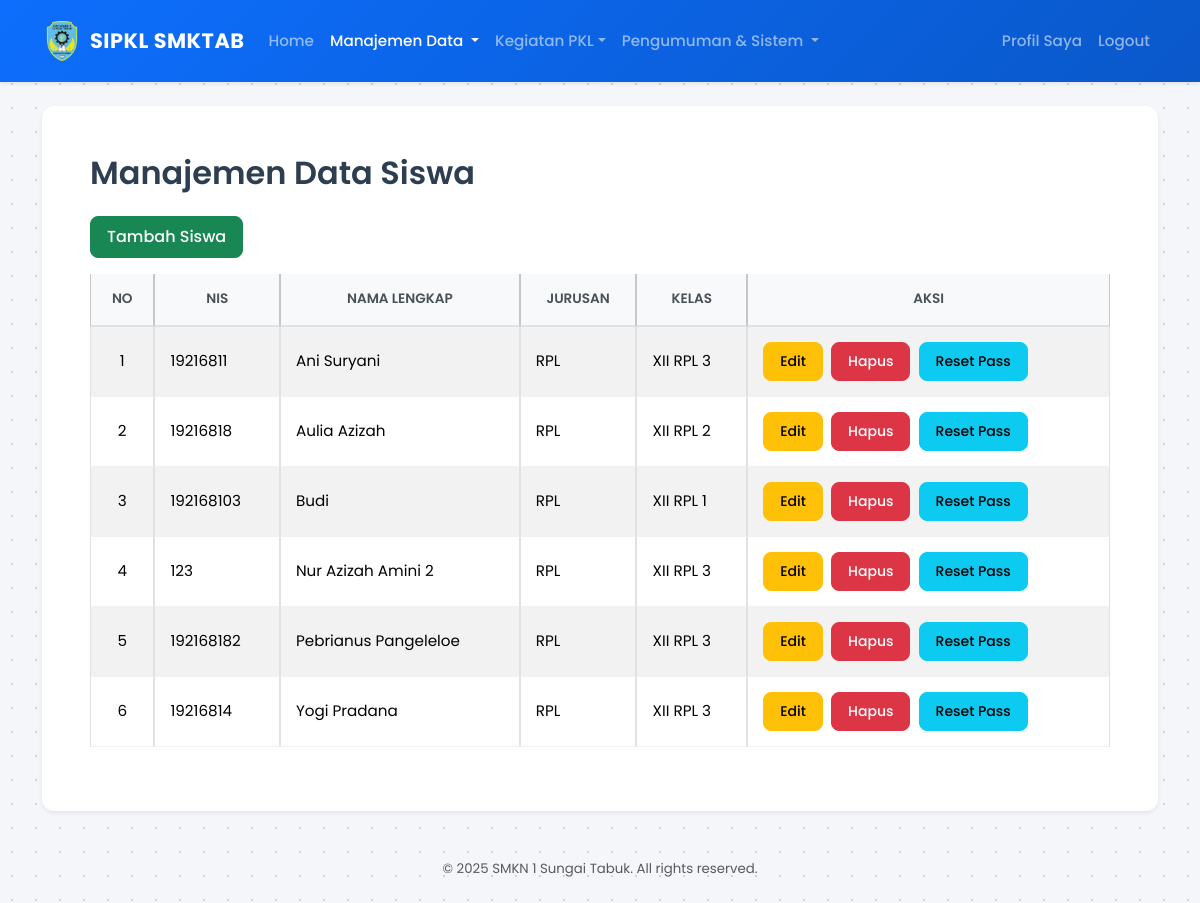
Before: /index.php?page=admin/siswa_data (signed in) with the older database file.
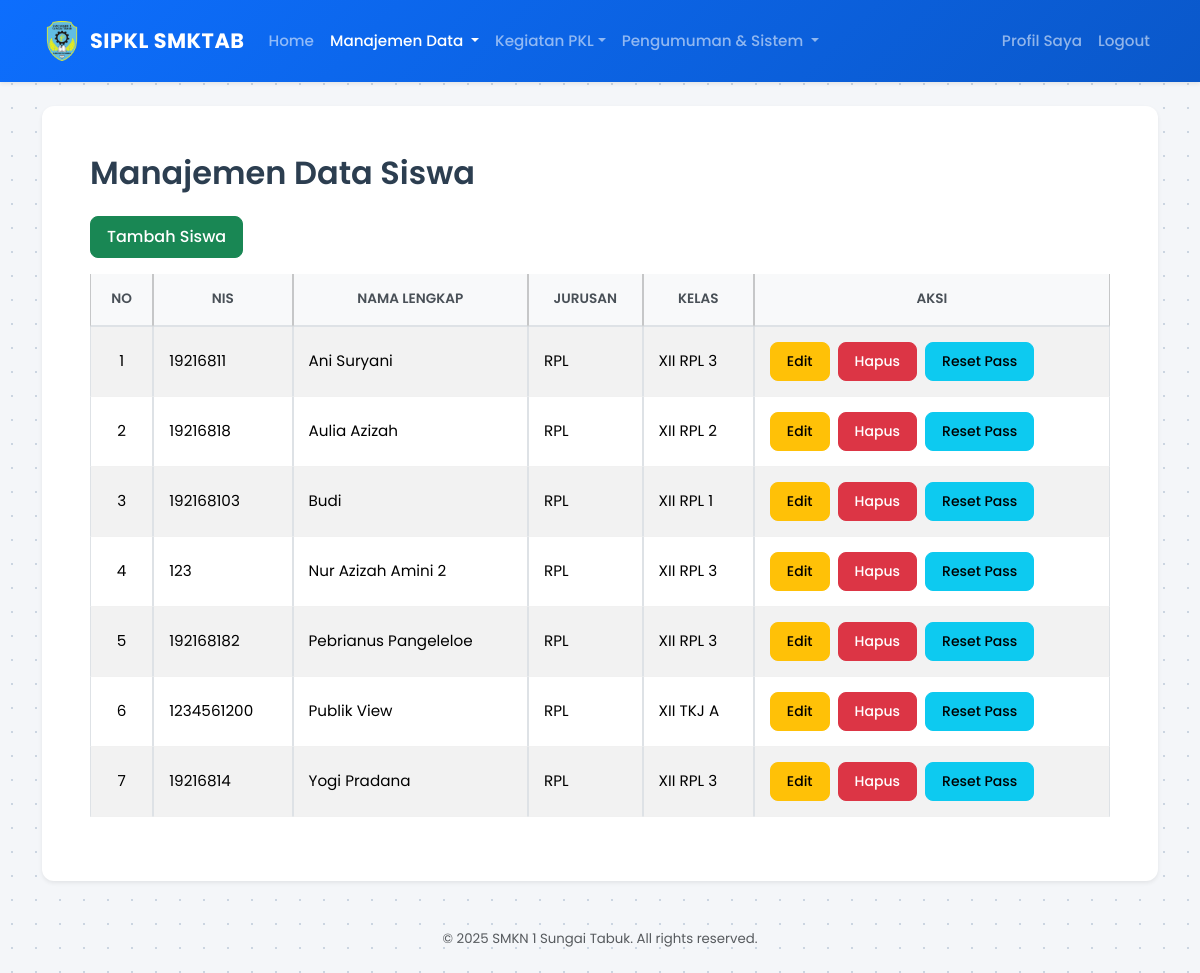
After: the same page with the newer database file.
### tables this page shows
CREATE TABLE `siswa` (
  `id_siswa` int(11) NOT NULL,
  `nis` varchar(20) NOT NULL,
  `nama_lengkap` varchar(100) NOT NULL,
  `jurusan` varchar(50) DEFAULT NULL,
  `kelas` varchar(10) DEFAULT NULL,
  `id_perusahaan` int(11) DEFAULT NULL,
  `id_pembimbing` int(11) DEFAULT NULL
);

### pages/admin/siswa_data.php (the view, shortened to what this page needs)
<?php
try {
    $stmt = $pdo->query("SELECT * FROM siswa ORDER BY nama_lengkap ASC");
    $siswa_list = $stmt->fetchAll(PDO::FETCH_ASSOC);
} catch (PDOException $e) {
    echo "Error: " . $e->getMessage();
    $siswa_list = [];
}
?>
<h2 class="mb-4">Manajemen Data Siswa</h2>
<a href="index.php?page=admin/siswa_tambah" class="btn btn-success mb-3">Tambah Siswa</a>
<div class="table-responsive">
    <table class="table table-striped table-hover table-bordered datatable">
        <thead class="table-light">
            <tr>
                <th class="text-center">No</th>
                <th class="text-center">NIS</th>
                <th class="text-center">Nama Lengkap</th>
                <th class="text-center">Jurusan</th>
                <th class="text-center">Kelas</th>
                <th class="text-center">Aksi</th>
            </tr>
        </thead>
        <tbody>
            <?php $no = 1; ?>
            <?php foreach ($siswa_list as $siswa): ?>
                <tr>
                    <td class="text-center"><?php echo $no++; ?></td>
                    <td class="text-start"><?php echo htmlspecialchars($siswa['nis']); ?></td>
                    <td class="text-start"><?php echo htmlspecialchars($siswa['nama_lengkap']); ?></td>
                    <td class="text-start"><?php echo htmlspecialchars($siswa['jurusan']); ?></td>
                    <td class="text-start"><?php echo htmlspecialchars($siswa['kelas']); ?></td>
                    <td style="min-width: 200px;">
                        <a href="index.php?page=admin/siswa_edit&id=<?php echo $siswa['id_siswa']; ?>" class="btn btn-warning btn-sm me-1">Edit</a>
                        <a href="index.php?page=admin/siswa_hapus&id=<?php echo $siswa['id_siswa']; ?>" class="btn btn-danger btn-sm me-1" onclick="return confirm('Yakin ingin menghapus data ini?')">Hapus</a>
                        <a href="index.php?page=admin/siswa_reset_password&id=<?php echo $siswa['id_siswa']; ?>" class="btn btn-info btn-sm" onclick="return confirm('Yakin ingin me-reset password siswa ini ke NIS default?')">Reset Pass</a>
                    </td>
                </tr>
            <?php endforeach; ?>
        </tbody>
    </table>
</div>

Changed rows visible on the page:
added siswa: nis "1234561200", nama_lengkap "Publik View", jurusan "RPL", kelas "XII TKJ A"
